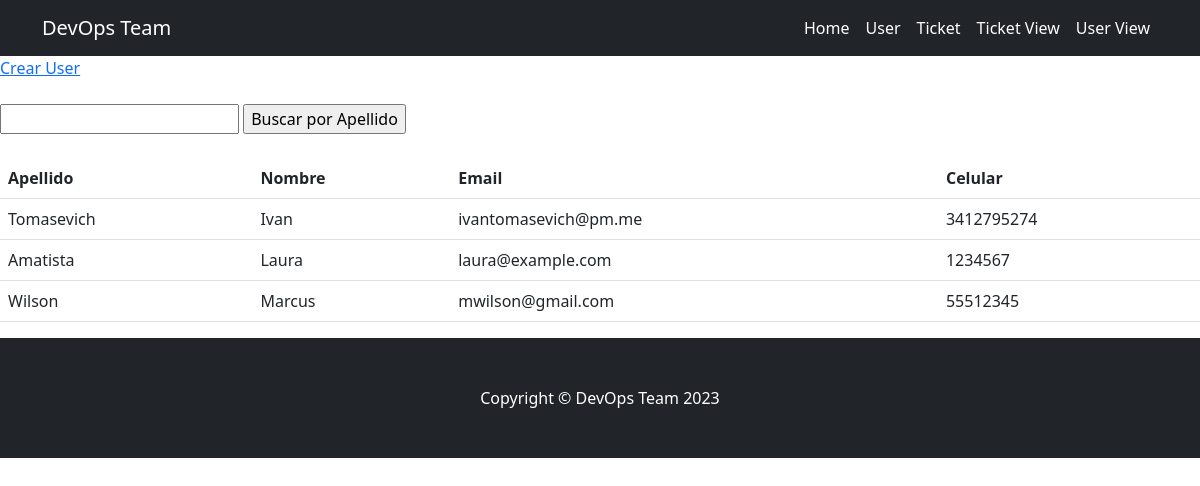
The app's page /viewUsers/, older data.
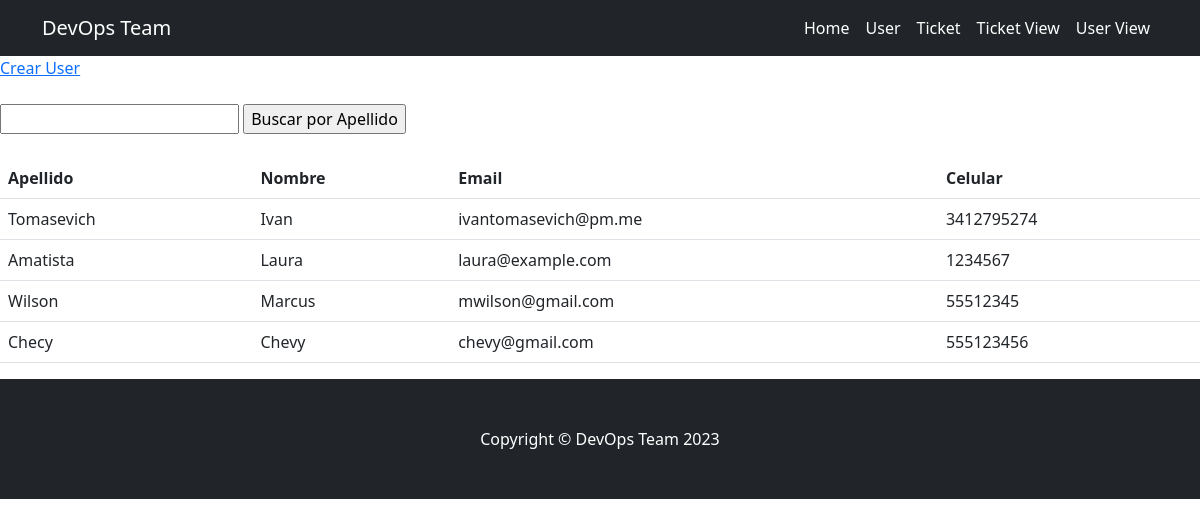
The same page, newer data.
### MVT/models.py (models this page shows, shortened)
class UserIssue(models.Model):
    last_name = models.CharField(max_length=50)
    first_name = models.CharField(max_length=50)
    email = models.EmailField()
    cel_phone = models.CharField(max_length=12)

### MVT/views.py (the view)
# urls.py: path('viewUsers/', ViewUser.as_view(), name='v_user'),
class ViewUser(ListView):
    model = UserIssue
    template_name = 'users.html'

### MVT/templates/users.html (shortened to what this page needs)
{% extends "base.html" %}
{% block contenido %}
<section>
  <div>
    <a href="{% url 'user' %}">Crear User</a>
    <br><br>
    <form action="{% url 'buscar_usuario' %}" method="post">
      <input type="text" name="buscar">
      <input type="submit" value="Buscar por Apellido">
    </form>
    <br>
    <table class="table">
      <tbody>
        <tr>
          <th>Apellido</th>
          <th>Nombre</th>
          <th>Email</th>
          <th>Celular</th>
        </tr>
      {% for user in object_list %}
        <tr>
          <td>{{ user.last_name }}</td>
          <td>{{ user.first_name }}</td>
          <td>{{ user.email }}</td>
          <td>{{ user.cel_phone }}</td>
        </tr>
        {% endfor %}
      </tbody>
    </table>
  </div>
</section>
{% endblock %}

### MVT/templates/base.html (shortened to what this page needs)
<!DOCTYPE html>
<html lang="en">
    <head>
        {% load static %}
        <link href="{% static 'css/styles.css' %}" rel="stylesheet" />
    </head>
    <body>
        <nav class="navbar navbar-expand-lg navbar-dark bg-dark">
            <div class="container">
                <a class="navbar-brand" href="{% url 'home'%}">DevOps Team</a>
                <div class="collapse navbar-collapse" id="navbarSupportedContent">
                    <ul class="navbar-nav ms-auto mb-2 mb-lg-0">
                        <li class="nav-item"><a class="nav-link active" aria-current="page" href="{% url 'home'%}">Home</a></li>
                        <li class="nav-item"><a class="nav-link active" aria-current="page" href="{% url 'user'%}">User</a></li>
                        <li class="nav-item"><a class="nav-link active" aria-current="page" href="{% url 'ticket'%}">Ticket</a></li>
                        <li class="nav-item"><a class="nav-link active" aria-current="page" href="{% url 'v_ticket'%}">Ticket View</a></li>
                        <li class="nav-item"><a class="nav-link active" aria-current="page" href="{% url 'v_user'%}">User View</a></li>
                    </ul>
                </div>
            </div>
        </nav>
        {% block contenido %}
        {% endblock %}
        <footer class="py-5 bg-dark">
            <div class="container"><p class="m-0 text-center text-white">Copyright &copy; DevOps Team 2023</p></div>
        </footer>
    </body>
</html>

Row changes from the older to the newer data that the page shows:
added UserIssue: last_name "Checy", first_name "Chevy", email "chevy@gmail.com", cel_phone "555123456"
